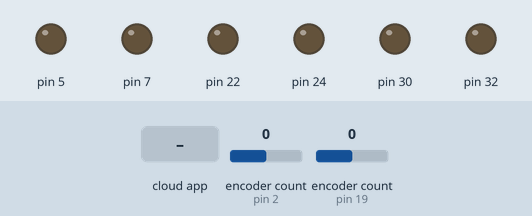
Recording of a sketch running on a simulated Arduino Mega 2560, built with avr-gcc and run on an emulated ATmega2560. Shown: output pins drawn as LEDs (lit = HIGH). Inputs (shaded band) come from the test bench; at power-on: encoder count (sensors on pin 2, pin 19) 0. The ROS host is connected and sends only what is stated.

Above: at 1.2 s.
1.3 s: the phone or cloud app sets linear.x to -100
At 2.5 s:
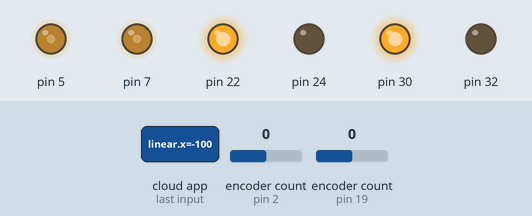
2.8 s: the phone or cloud app sets angular.z to -100
At 3.3 s:
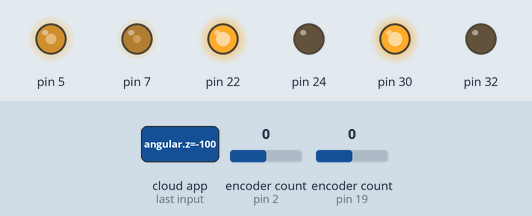
4.3 s: the phone or cloud app sets linear.x to 0
At 5.4 s:
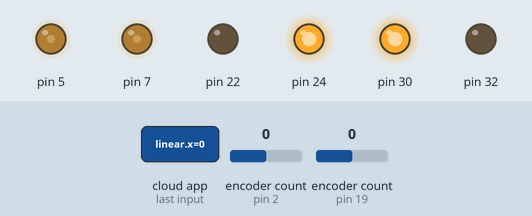
5.8 s: the phone or cloud app sets angular.z to 100
At 6.2 s:
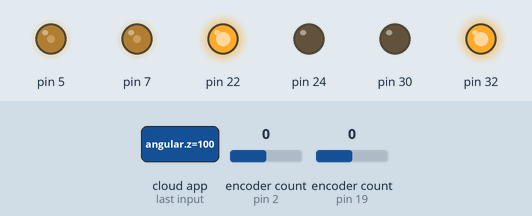
7.3 s: the phone or cloud app sets linear.x to 100
At 8.1 s:
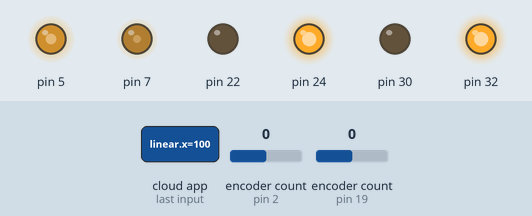
8.8 s: the phone or cloud app sets angular.z to 0
At 10.2 s:
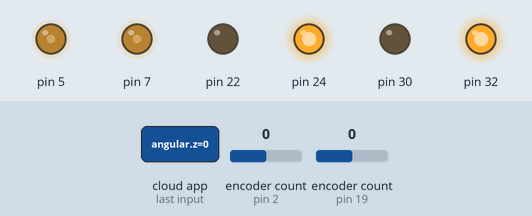
Timing chart, 0 to 11.3 s (numbered marks = the images above; inputs shaded):
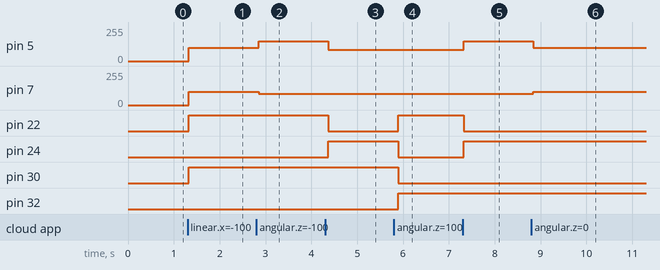

The sketch:

motor-encoder_sketch_nov16a.ino
```cpp
#include <ArduinoHardware.h>
#include <ros.h>
#include <geometry_msgs/Twist.h>
#include <std_msgs/Float32.h>
#include <Encoder.h>

Encoder myEncL(2, 27);
Encoder myEncR(19, 23);

long oldPositionL  = 0;   // ตัวแปลที่ใช้สำหรับเก็บค่า encL
long oldPositionR  = 0;   // ตัวแปลที่ใช้สำหรับเก็บค่า encR
ros::NodeHandle nh;     // ตัวจัดการ node ใร ros โดยมีชื่อว่า nh


geometry_msgs::Twist msg;     // ประเภทของข้อความที่ใช้
std_msgs::Float32 encL_msg;   // รับค่า encL
std_msgs::Float32 encR_msg;   // รับค่า encR

ros::Publisher EncL("Enc_L", &encL_msg);    // ส่งค่า public encoder ที่ชื่อTopic Enc_L จากมอเตอร์ไปที่ ros โดยข้อความเป็นประเภท  &encL_msg
ros::Publisher EncR("Enc_R", &encR_msg);    // ส่งค่า public encoder ที่ชื่อTopic Enc_R จากมอเตอร์ไปที่ ros โดยข้อความเป็นประเภท  &encL_msg

  long newPositionL;
  long newPositionR;

void roverCallBack(const geometry_msgs::Twist& cmd_vel)
{

  double x = cmd_vel.linear.x;
        double z = cmd_vel.angular.z;

  double moveL = x+(z/2);   // การกดความเร็วล้อซ้าย เช่น u,l ซ้ายกับขวาจะไม่เท่ากัน
  double moveR = x-(z/2);


if (moveL>0.0){
     analogWrite(5,max(min(moveL*100,255),85)); // ค่ารเิ่มต้นให้มอเตอร์หมุน และค่าสูงสุด ***analog Arduino เขียนค่าได้สูงสุด 255
    //  analogWrite(5,255);
      digitalWrite(30,0);digitalWrite(32,1);
    }else if (moveL<0.0){
  analogWrite(5,max(min(abs(moveL)*100,255),85));
 //       analogWrite(5,255);
        digitalWrite(30,1);digitalWrite(32,0);
    }else{
  analogWrite(5,0);
        digitalWrite(30,0);digitalWrite(32,0);
  }

if (moveR>0.0){
      analogWrite(7,max(min(moveR*100,255),85));
      //analogWrite(7,255);
      digitalWrite(22,0);digitalWrite(24,1);
    }else if (moveR<0.0){
  analogWrite(7,max(min(abs(moveR)*100,255),85));
        //analogWrite(7,255);
        digitalWrite(22,1);digitalWrite(24,0);
    }else{
  analogWrite(7,0);
        digitalWrite(22,0);digitalWrite(24,0);
        }
}
ros::Subscriber <geometry_msgs::Twist> Motor("/cmd_vel", roverCallBack);

void setup()
{
  pinMode(5,OUTPUT);  pinMode(32,OUTPUT); pinMode(30,OUTPUT);
  pinMode(7,OUTPUT);  pinMode(22,OUTPUT); pinMode(24,OUTPUT);
  nh.initNode();
  nh.subscribe(Motor);    // subscribe ตัวมอเตอร์
  nh.advertise(EncL);     // ประกาศ EncL บน master
  nh.advertise(EncR);
}

void loop()
{
    newPositionL = myEncL.read();
  newPositionR = myEncR.read()*-1;

  if (newPositionL != oldPositionL) {
    oldPositionL = newPositionL;
     encL_msg.data = newPositionL;
  }
  if (newPositionR != oldPositionR) {
    oldPositionR = newPositionR;
     encR_msg.data = newPositionR;
  }
  if((newPositionL>1000000)||(newPositionR>1000000)||(newPositionL<-1000000)||(newPositionR<-1000000)){   // เก็บค่า newPosition ไว้ได้ที่ 1,000,000 พอเกินก็เซตเป็น 0
  myEncL.write(0);
  myEncR.write(0);
  }
  EncL.publish( &encL_msg );
  EncR.publish( &encR_msg );
  nh.spinOnce();    // เรียกทำซ้ำ
  delay(100);
}
```

Measured:
- after the input at 1.3 s, pin 5, pin 7: 0/255 → 100/255 at once; pin 22, pin 30: LOW → HIGH at once
- after the input at 2.8 s, pin 5: 100/255 → 150/255 after 0.05 s; pin 7: 100/255 → 85/255 after 0.05 s
- after the input at 4.3 s, pin 5: 150/255 → 85/255 after 0.07 s; pin 22: HIGH → LOW after 0.07 s; pin 24: LOW → HIGH after 0.07 s
- after the input at 5.8 s, pin 22, pin 32: LOW → HIGH after 0.10 s; pin 24, pin 30: HIGH → LOW after 0.10 s
- after the input at 7.3 s, pin 5: 85/255 → 150/255 at once; pin 22: HIGH → LOW at once; pin 24: LOW → HIGH at once
- after the input at 8.8 s, pin 5: 150/255 → 100/255 at once; pin 7: 85/255 → 100/255 at once
